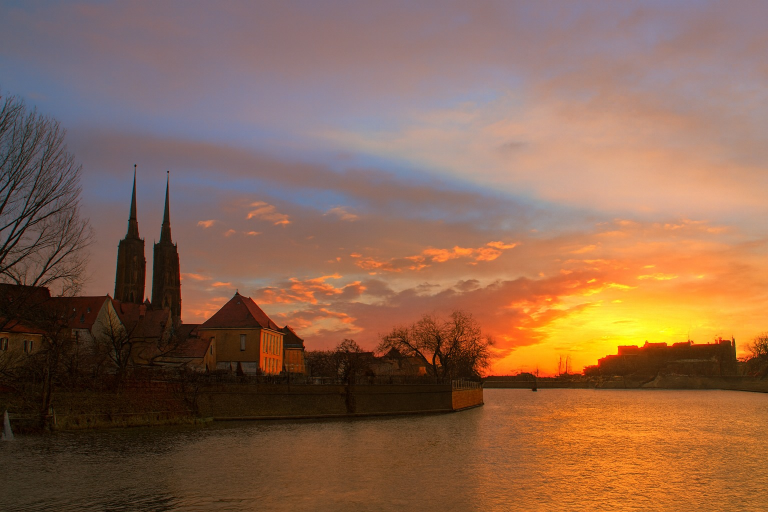
#> input picture Question 4/bright.jpg, 1536 x 1024 px (shown at 1/2 size)
$ python Question4.py
#> lines starting #> are read from the running program, lines starting #| are printed output that depends on the picture
import numpy as np
import imageio.v2 as imageio
from PIL import Image
# Resize all images
def resize_all(imgs):
    h, w = imgs[0].shape[:2]
    return [np.array(Image.fromarray(im).resize((w, h))) if im.shape[:2] != (h, w) else im for im in imgs]
# Debevec gsolve Computing Camera Response Function
def gsolve(Z, B, lam=100):
    n = 256
    P, N = Z.shape
    w = np.array([min(z, 255 - z) for z in range(256)])
    A = np.zeros((P*N + n + 1, n + P))
    b = np.zeros(P*N + n + 1)
    k = 0
    for i in range(P):
        for j in range(N):
            z = Z[i, j]
            A[k, z] = w[z]
            A[k, n+i] = -w[z]
            b[k] = w[z] * B[j]
            k += 1
    A[k, 128] = 1; k += 1
    for z in range(1, n-1):
        A[k, z-1:z+2] = lam * w[z] * np.array([1, -2, 1])
        k += 1
    x, *_ = np.linalg.lstsq(A, b, rcond=None)
    return x[:n]
def build_hdr(imgs, log_t, lam=100, samples=100):
    H, W = imgs[0].shape[:2]
    N = len(imgs)
    ys = np.random.randint(0, H, samples)
    xs = np.random.randint(0, W, samples)
    Z = lambda c: np.stack([im[ys, xs, c] for im in imgs], axis=1)
    gR, gG, gB = gsolve(Z(0), log_t, lam), gsolve(Z(1), log_t, lam), gsolve(Z(2), log_t, lam)
    w = np.array([min(z, 255-z) for z in range(256)])
    hdr = np.zeros((H, W, 3), float)
    for c, g in enumerate([gR, gG, gB]):
        num = np.zeros((H, W)); den = np.zeros((H, W))
        for j in range(N):
            Zc = imgs[j][:, :, c]
            ww = w[Zc]
            num += ww * (g[Zc] - log_t[j])
            den += ww
        hdr[:, :, c] = np.exp(num / np.maximum(den, 1e-8))
    return hdr
def reinhard(hdr, key=0.18, gamma=1/2.2):
    eps = 1e-6
    L = 0.2126*hdr[:,:,0] + 0.7152*hdr[:,:,1] + 0.0722*hdr[:,:,2]
    L = np.maximum(L, eps)
    Lavg = np.exp(np.mean(np.log(L)))
    Lm = (key / Lavg) * L
    Ld = Lm / (1 + Lm)
    out = hdr * (Ld / L)[:, :, None]
    out /= out.max() + eps
    out **= gamma
    return (out * 255).clip(0, 255).astype(np.uint8)
if __name__ == "__main__":
    files = ["bright.jpg", "med.jpg", "dark.jpg"]
    imgs = resize_all([imageio.imread(f) for f in files])
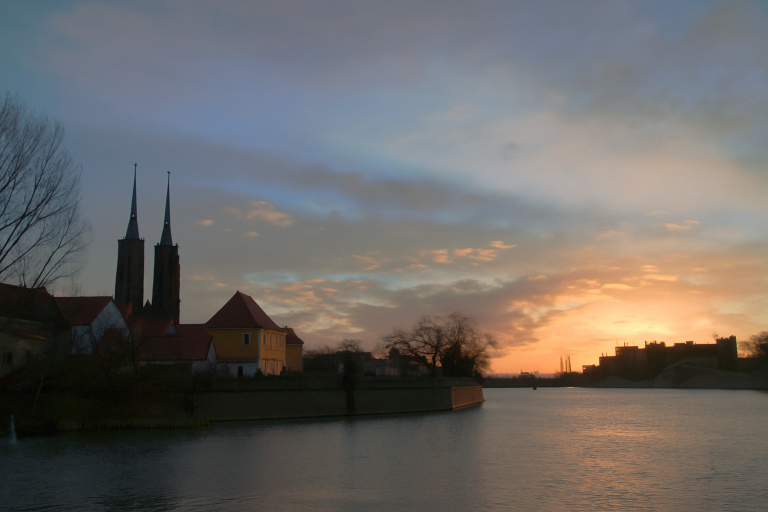
#> input picture Question 4/med.jpg, 1536 x 1024 px (shown at 1/2 size)
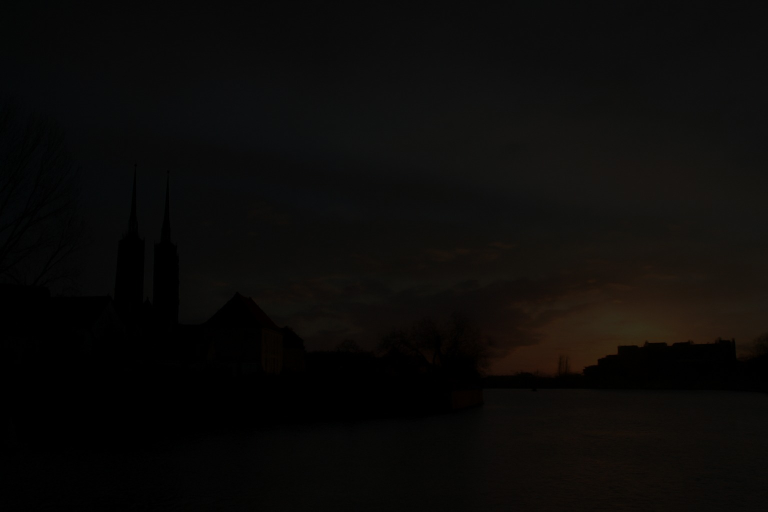
#> input picture Question 4/dark.jpg, 1536 x 1024 px (shown at 1/2 size)
#> in resize_all, `h, w = imgs[0].shape[:2]`: h = 1024; w = 1536
#> imgs = 3 items
    t = np.array([1/30, 1/60, 1/125])
    log_t = np.log(t)
    hdr = build_hdr(imgs, log_t)
#> in build_hdr, `N = len(imgs)`: N = 3
#> after the loop in build_hdr, `for c, g in enumerate([gR, gG, gB]):`:
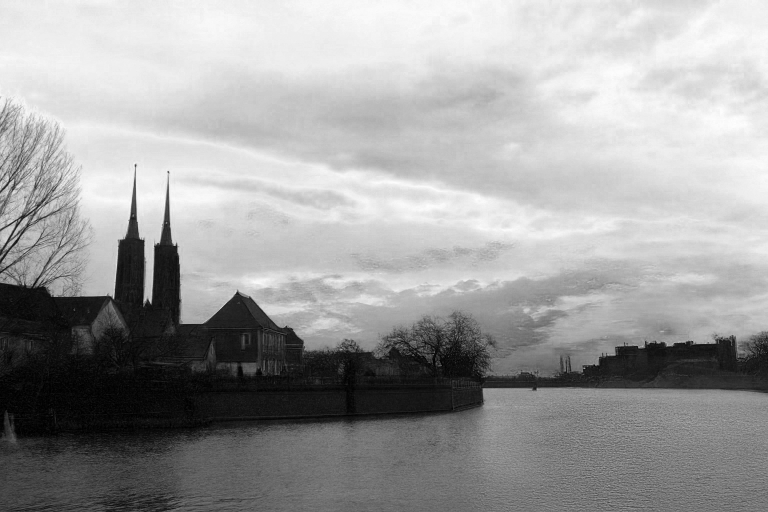
#> den: shape (1024, 1536) float64 (shown at 1/2 size); min 0, max 270, mean 168.4; drawn with min black and max white
#> after the loop in build_hdr, `for c, g in enumerate([gR, gG, gB]):`:
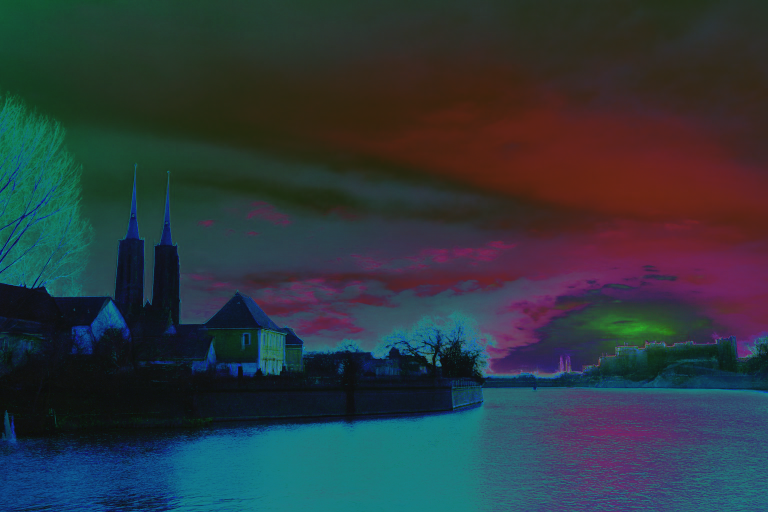
#> hdr: shape (1024, 1536, 3) float64 (shown at 1/2 size); mean of channels 0, 1, 2 44.9, 56.4, 62.5; drawn as R, G, B
#> after the loop in build_hdr, `for c, g in enumerate([gR, gG, gB]):`:
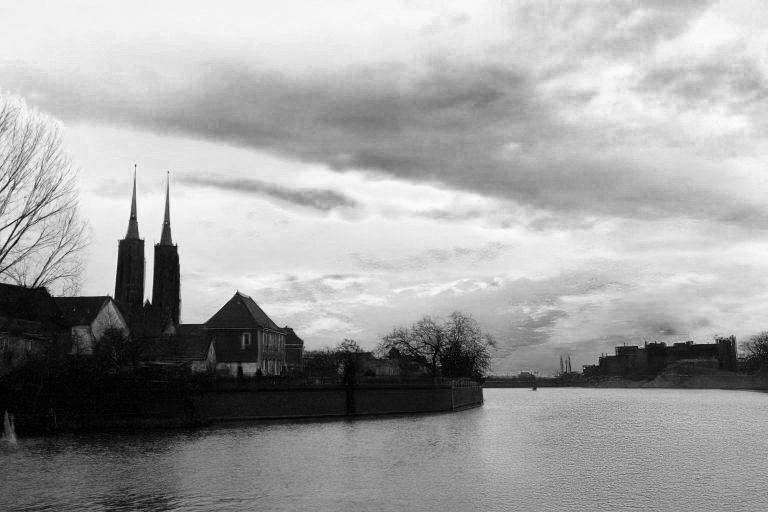
#> num: shape (1024, 1536) float64 (shown at 1/2 size); min 0, max 1031.4, mean 653.5; drawn with min black and max white
    ldr = reinhard(hdr)
#> in reinhard, `L = 0.2126*hdr[:,:,0] + 0.7152*hdr[:,:,1] + 0.0722*hdr[:,:,2]`:
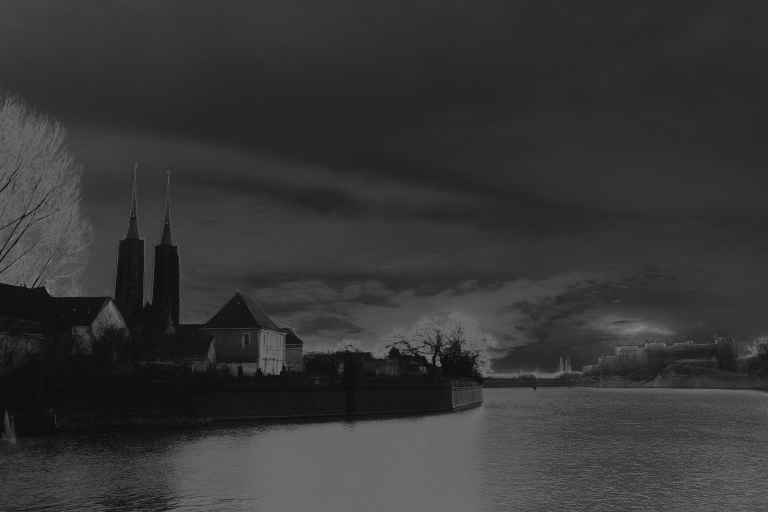
#> L: shape (1024, 1536) float64 (shown at 1/2 size); min 11.64, max 151.8, mean 54.4
#> in reinhard, `Lavg = np.exp(np.mean(np.log(L)))`: Lavg = 49.64
#> in reinhard, `out **= gamma`:
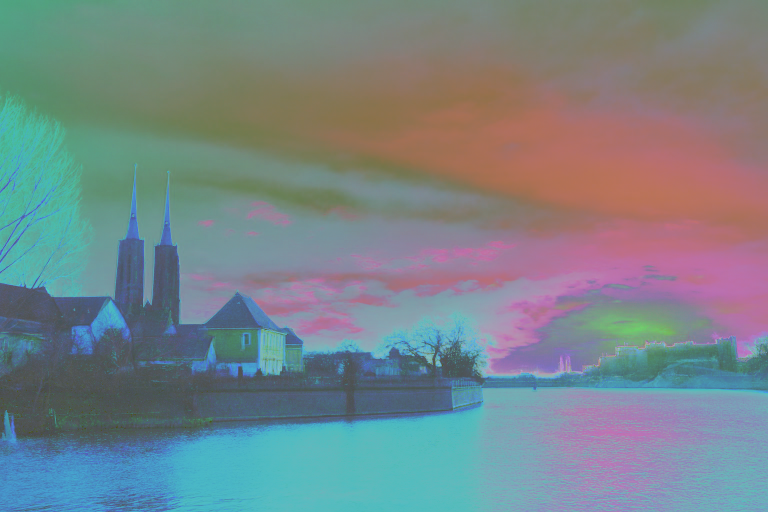
#> out: shape (1024, 1536, 3) float64 (shown at 1/2 size); mean of channels 0, 1, 2 0.468, 0.524, 0.54; drawn as R, G, B
    imageio.imwrite("hdr_out.jpg", ldr)
    print("Saved hdr_out.jpg")
